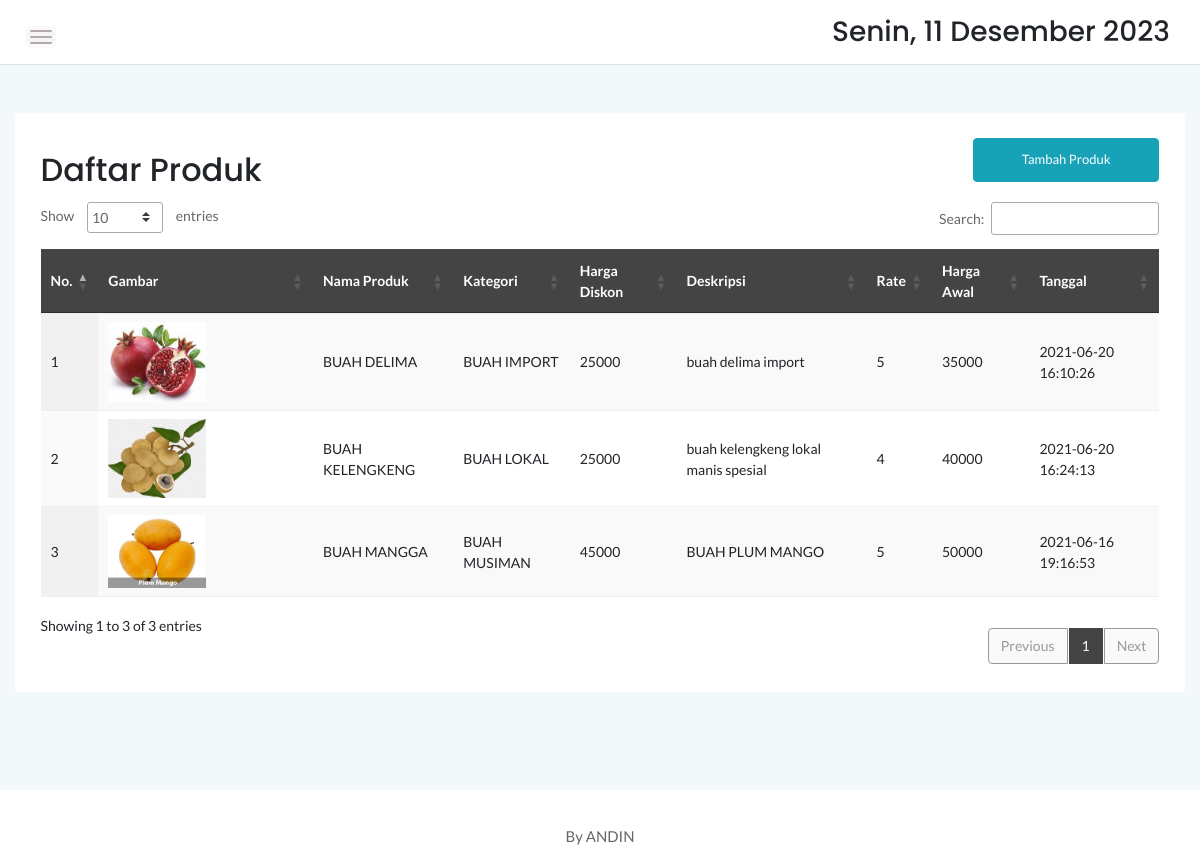
The app's page /admin/produk.php with its own data.
### tables this page shows
CREATE TABLE `produk` (
  `idproduk` int(11) NOT NULL,
  `idkategori` int(11) NOT NULL,
  `namaproduk` varchar(30) NOT NULL,
  `gambar` varchar(100) NOT NULL,
  `deskripsi` varchar(200) NOT NULL,
  `rate` int(11) NOT NULL,
  `hargabefore` int(11) NOT NULL,
  `hargaafter` int(11) NOT NULL,
  `tgldibuat` timestamp NOT NULL DEFAULT current_timestamp()
);

CREATE TABLE `kategori` (
  `idkategori` int(11) NOT NULL,
  `namakategori` varchar(20) NOT NULL,
  `tgldibuat` timestamp NOT NULL DEFAULT current_timestamp()
);

### admin/produk.php (the view, shortened to what this page needs)
<?php
	include '../dbconnect.php';
	?>
<!doctype html>
<html class="no-js" lang="en">
<head>
    <link rel="stylesheet" href="assets/css/bootstrap.min.css">
    <link rel="stylesheet" href="assets/css/font-awesome.min.css">
    <link rel="stylesheet" href="assets/css/themify-icons.css">
    <link rel="stylesheet" href="assets/css/metisMenu.css">
    <link rel="stylesheet" href="assets/css/owl.carousel.min.css">
    <link rel="stylesheet" href="assets/css/slicknav.min.css">
    <link rel="stylesheet" href="https://www.amcharts.com/lib/3/plugins/export/export.css" type="text/css" media="all" />
	<link rel="stylesheet" type="text/css" href="https://cdn.datatables.net/1.10.20/css/jquery.dataTables.min.css">
    <link rel="stylesheet" type="text/css" href="https://cdn.datatables.net/1.10.20/css/jquery.dataTables.css">
    <link rel="stylesheet" type="text/css" href="https://cdn.datatables.net/1.10.20/css/dataTables.bootstrap4.min.css">
    <link rel="stylesheet" type="text/css" href="https://cdn.datatables.net/responsive/2.2.3/css/responsive.bootstrap.min.css">
    <link rel="stylesheet" type="text/css" href="https://cdn.datatables.net/responsive/2.2.3/css/responsive.jqueryui.min.css">
	<link rel="stylesheet" type="text/css" href="https://cdn.datatables.net/buttons/1.5.2/css/buttons.dataTables.min.css">
    <link rel="stylesheet" href="assets/css/typography.css">
    <link rel="stylesheet" href="assets/css/default-css.css">
    <link rel="stylesheet" href="assets/css/styles.css">
    <link rel="stylesheet" href="assets/css/responsive.css">
</head>
<body>
    <div class="page-container">
        <div class="main-content">
            <div class="header-area">
                <div class="row align-items-center">
                    <div class="col-md-6 col-sm-8 clearfix">
                        <div class="nav-btn pull-left">
                            <span></span>
                            <span></span>
                            <span></span>
                        </div>
                    </div>
                    <div class="col-md-6 col-sm-4 clearfix">
                        <ul class="notification-area pull-right">
                            <li><h3><div class="date">
						</b></div></h3>
						</li>
                        </ul>
                    </div>
                </div>
            </div>
            <div class="main-content-inner">
                <div class="row mt-5 mb-5">
                    <div class="col-12">
                        <div class="card">
                            <div class="card-body">
                                <div class="d-sm-flex justify-content-between align-items-center">
									<h2>Daftar Produk</h2>
									<button style="margin-bottom:20px" data-toggle="modal" data-target="#myModal" class="btn btn-info col-md-2">Tambah Produk</button>
                                </div>
                                    <div class="data-tables datatable-dark">
										 <table id="dataTable3" class="display" style="width:100%"><thead class="thead-dark">
											<tr>
												<th>No.</th>
												<th>Gambar</th>
												<th>Nama Produk</th>
												<th>Kategori</th>
												<th>Harga Diskon</th>
												<th>Deskripsi</th>
												<th>Rate</th>
												<th>Harga Awal</th>
												<th>Tanggal</th>
											</tr></thead><tbody>
											<?php
											$brgs=mysqli_query($conn,"SELECT * from kategori k, produk p where k.idkategori=p.idkategori order by idproduk ASC");
											$no=1;
											while($p=mysqli_fetch_array($brgs)){
												?>
												<tr>
													<td><?php echo $no++ ?></td>
													<td><img src="../<?php echo $p['gambar'] ?>" width="50%"\></td>
													<td><?php echo $p['namaproduk'] ?></td>
													<td><?php echo $p['namakategori'] ?></td>
													<td><?php echo $p['hargaafter'] ?></td>
													<td><?php echo $p['deskripsi'] ?></td>
													<td><?php echo $p['rate'] ?></td>
													<td><?php echo $p['hargabefore'] ?></td>
													<td><?php echo $p['tgldibuat'] ?></td>
												</tr>
												<?php
											}
											?>
										</tbody>
										</table>
                                    </div>
								 </div>
                            </div>
                        </div>
                    </div>
                </div>
            </div>
        </div>
        <footer>
            <div class="footer-area">
                <p>By ANDIN</p>
            </div>
        </footer>
</body>
</html>

### records on screen
produk: gambar (picture), namaproduk "BUAH DELIMA", idkategori.namakategori "BUAH IMPORT", hargaafter "25000", deskripsi "buah delima import", rate "5", hargabefore "35000", tgldibuat "2021-06-20 16:10:26"
produk: gambar (picture), namaproduk "BUAH KELENGKENG", idkategori.namakategori "BUAH LOKAL", hargaafter "25000", deskripsi "buah kelengkeng lokal manis spesial", rate "4", hargabefore "40000", tgldibuat "2021-06-20 16:24:13"
produk: gambar (picture), namaproduk "BUAH MANGGA", idkategori.namakategori "BUAH MUSIMAN", hargaafter "45000", deskripsi "BUAH PLUM MANGO", rate "5", hargabefore "50000", tgldibuat "2021-06-16 19:16:53"
